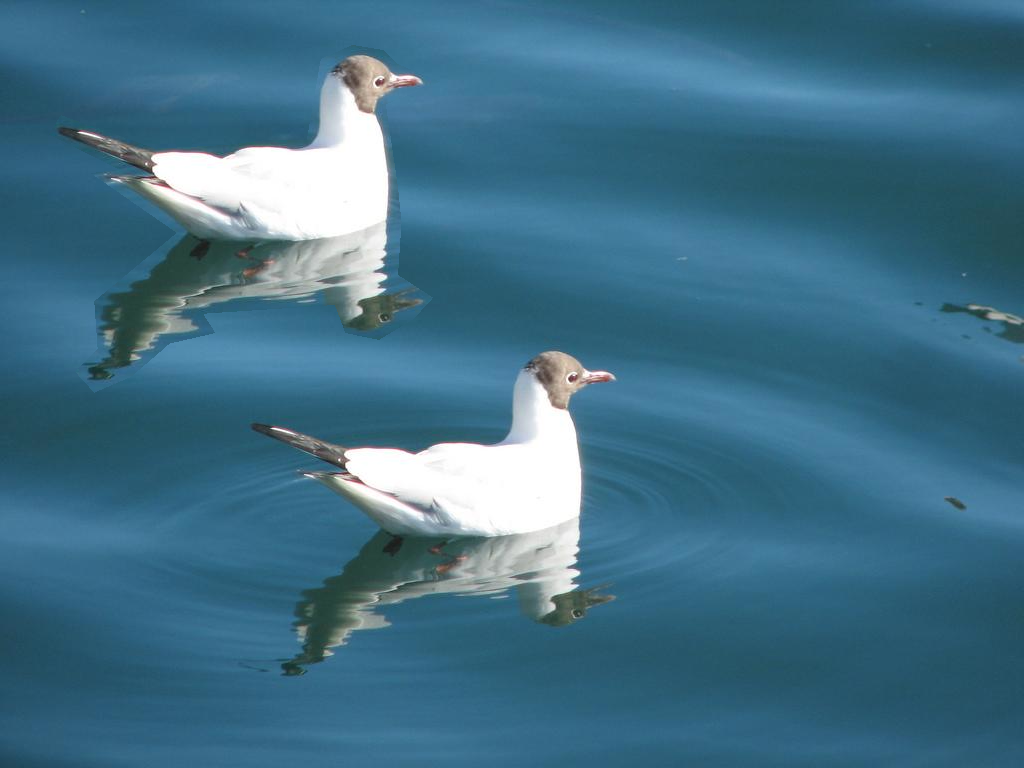
%> input picture im1_t.bmp, 1024 x 768 px
$ octave --eval "result = sifter(imread('../im1_t.bmp'));"   (GNU Octave 9; MATLAB toolbox functions it lacks are replaced by stand-ins)
%> lines starting %> are read from the running program, lines starting %| are printed output that depends on the picture; in (x1, y1, x2, y2) boxes, pixels count from 0 and x2, y2 are one past the last pixel; in counts of white or black regions, pixels touching at a corner belong together; the program's own positions count from 1
%% Initialization
%
%   for x = 1:10
%       disp(x)
%   end
%
% Here, the x-axis correspond to coloum, while the y-axis correspond to row
%clear all; close all;

function [copyimg_out,timestemp] = sifter(img)
tic;
%img = imread(filename);
[~,~,ColorChannel] = size(img);
%> ColorChannel = 3
if ColorChannel > 1
    img = rgb2gray(img);
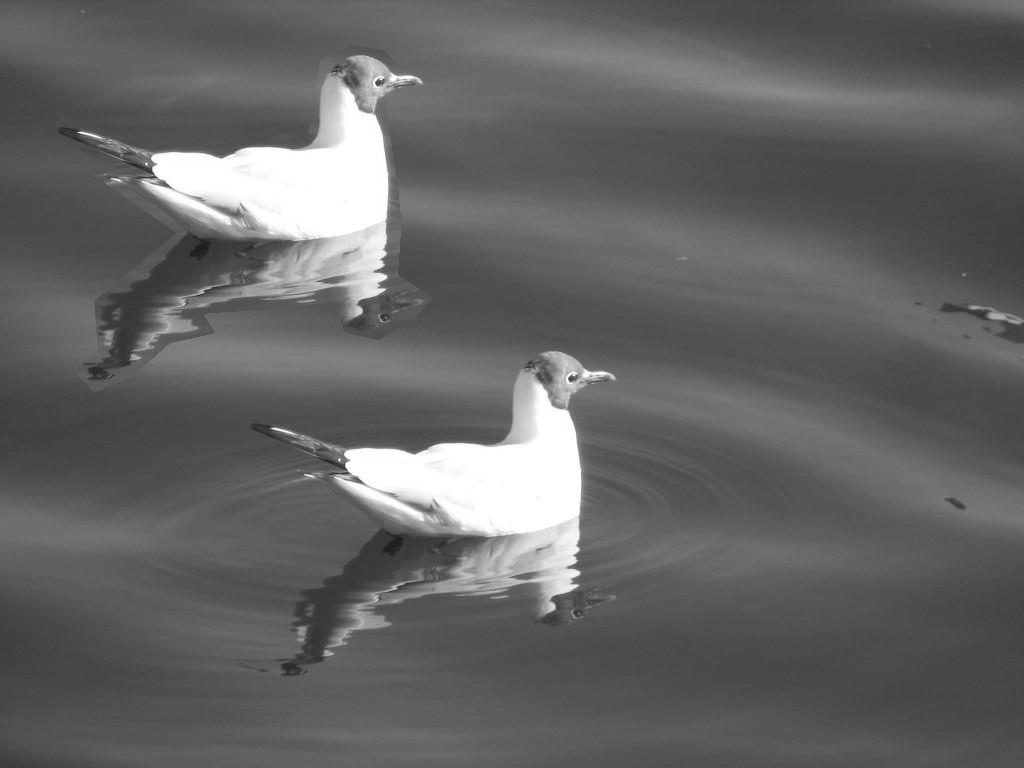
%> img: size 768x1024 uint8; min 27, max 255, mean 100.3
end
img = double(img)/255;
%> img: size 768x1024 double
ScaleSpaceNum = 3; % number of scale space intervals
SigmaOrigin = 2^0.5; % default sigma
ScaleFactor = 2^(1/ScaleSpaceNum);
StackNum = ScaleSpaceNum + 3; % number of stacks = number of scale space intervals + 3
OctaveNum = 3;
GaussianFilterSize = 21;
OctaveImage = {OctaveNum,StackNum}; % save the Gaussian-filtered results of image
OctaveImageDiff = {OctaveNum,StackNum-1}; % save the Difference of Gaussian-filtered results of image


% Gaussian Convolution of Images in Each Octave
ImgOctave = cell(OctaveNum,1);
for Octave = 1:OctaveNum
    Sigma = SigmaOrigin * 2^(Octave-1); % when up to a new octave, double the sigma
    ImgOctave{Octave} = imresize(img, 2^(-(Octave-1)));
    for s = 1:StackNum
        SigmaScale = Sigma * ScaleFactor^(s-2);
        % calculate Guassian kernel
        GaussianFilter = fspecial('gaussian',[GaussianFilterSize,GaussianFilterSize],SigmaScale);
        % do convolution with Gassian kernel
        OctaveImage{Octave,s} = imfilter(ImgOctave{Octave}, GaussianFilter,'symmetric');
    end
end
%> after the loop, ImgOctave = 3 items; OctaveImage = 18 items
% calculate difference of Gaussian (in original paper eq.1)
for Octave = 1:OctaveNum
    for s = 1:StackNum-1
        OctaveImageDiff{Octave,s} = OctaveImage{Octave,s+1} - OctaveImage{Octave,s};
    end
end
%> after the loop, OctaveImageDiff = 15 items
% Find the local minima and maxima between stacks
DiffMinMaxMap = cell(OctaveNum,StackNum-3);
for Octave = 1:OctaveNum
    for s = 2:size(OctaveImageDiff,2)-1
        CompareDiffImg = zeros(size(OctaveImage{Octave,1},1)-2,size(OctaveImage{Octave,1},2)-2,27);
        indx = 0; % 3rd dimension indx for CompareDiffImg
        for s2 = s-1:s+1
            for k = 1:9
                [i,j] = ind2sub([3,3],k);
                CompareDiffImg(:,:,indx+k) = OctaveImageDiff{Octave,s2}(i:end-3+i,j:end-3+j);
            end
            indx = indx + 9;
        end
        [~,MinMap] = min(CompareDiffImg,[],3);
        MinMap = (MinMap == 14);
        [~,MaxMap] = max(CompareDiffImg,[],3);
        MaxMap = (MaxMap == 14);
        DiffMinMaxMap{Octave,s-1} = MinMap + MaxMap; % the center indx is 9 + 5 = 14
    end
end
%> after the loop, DiffMinMaxMap = 9 items

% Accurate keypoint localization
UnstableExtremaThreshold = 0.03; % set the threshold as 0.03 (the same as the original paper)
DiffMinMaxMapAccurate = DiffMinMaxMap;
%> DiffMinMaxMapAccurate = 9 items
for Octave = 1:OctaveNum
    Sigma = SigmaOrigin * 2^(Octave-1);
    for DiffMinMaxMapIndx = 1:size(DiffMinMaxMap,2)
        Map = DiffMinMaxMap{Octave,DiffMinMaxMapIndx};
        SSCindx = find(Map); % Scale-Space-Corner Index
        if isempty(SSCindx)
            continue;
        end
        for ssc = 1:length(SSCindx)
            [Row,Col] = ind2sub([size(Map,1),size(Map,2)], SSCindx(ssc));
            if (Row <= 1) || (Row >= size(Map,1)) || (Col <= 1) || (Col >= size(Map,2))
                DiffMinMaxMapAccurate{Octave,DiffMinMaxMapIndx}(Row,Col) = 0; % discard out of matrix boundary
                continue;
            end
            RowDiff = OctaveImageDiff{Octave,DiffMinMaxMapIndx+1}(Row+1,Col) - OctaveImageDiff{Octave,DiffMinMaxMapIndx+1}(Row-1,Col);
            ColDiff = OctaveImageDiff{Octave,DiffMinMaxMapIndx+1}(Row,Col+1) - OctaveImageDiff{Octave,DiffMinMaxMapIndx+1}(Row,Col-1);
            ScaleDiff = OctaveImageDiff{Octave,DiffMinMaxMapIndx+2}(Row,Col) - OctaveImageDiff{Octave,DiffMinMaxMapIndx}(Row,Col);
            offset = [2; 2; Sigma * ScaleFactor^(DiffMinMaxMapIndx) - Sigma * ScaleFactor^(DiffMinMaxMapIndx-2)];
            DxHat = OctaveImageDiff{Octave,DiffMinMaxMapIndx+1}(Row,Col) + 0.5 * ([RowDiff,ColDiff,ScaleDiff] * offset);
            if abs(DxHat) < UnstableExtremaThreshold
                DiffMinMaxMapAccurate{Octave,DiffMinMaxMapIndx}(Row,Col) = 0; % discard unstable extrema
            end
        end
    end
end
% Eliminating edge responses
gamma = 10; % set the threshold gamma as 10 (the same as the original paper)
DetermineThreshold = (gamma + 1)^2 / gamma;
DiffMinMaxMapNoEdge = DiffMinMaxMapAccurate;
%> DiffMinMaxMapNoEdge = 9 items
for Octave = 1:OctaveNum
    for DiffMinMaxMapIndx = 1:size(DiffMinMaxMap,2)
        Map = DiffMinMaxMapAccurate{Octave,DiffMinMaxMapIndx};
        SSCindx = find(Map); % Scale-Space-Corner Index
        if isempty(SSCindx)
            continue;
        end
        for ssc = 1:length(SSCindx)
            [Row,Col] = ind2sub([size(Map,1),size(Map,2)], SSCindx(ssc));
            if (Row <= 1) || (Row >= size(Map,1)) || (Col <= 1) || (Col >= size(Map,2))
                DiffMinMaxMapNoEdge{Octave,DiffMinMaxMapIndx}(Row,Col) = 0; % discard out of matrix boundary
                continue;
            end
            Dyy = OctaveImageDiff{Octave,DiffMinMaxMapIndx+1}(Row+1,Col) - 2*OctaveImageDiff{Octave,DiffMinMaxMapIndx+1}(Row,Col) + OctaveImageDiff{Octave,DiffMinMaxMapIndx+1}(Row-1,Col);
            Dxx = OctaveImageDiff{Octave,DiffMinMaxMapIndx+1}(Row,Col+1) - 2*OctaveImageDiff{Octave,DiffMinMaxMapIndx+1}(Row,Col) + OctaveImageDiff{Octave,DiffMinMaxMapIndx+1}(Row,Col-1);
            Dxy = OctaveImageDiff{Octave,DiffMinMaxMapIndx+1}(Row-1,Col+1) - OctaveImageDiff{Octave,DiffMinMaxMapIndx+1}(Row-1,Col-1) - OctaveImageDiff{Octave,DiffMinMaxMapIndx+1}(Row+1,Col+1) + OctaveImageDiff{Octave,DiffMinMaxMapIndx+1}(Row+1,Col-1);
            TrH = Dxx + Dyy;
            DetH = Dxx*Dyy - Dxy^2;
            if ((TrH^2 / DetH) >= DetermineThreshold)
                DiffMinMaxMapNoEdge{Octave,DiffMinMaxMapIndx}(Row,Col) = 0; % discard unstable extrema
            end
        end
    end
end

% SIFT feature descriptors generation
% the patch size for dominant orientation calculation is 9;
% the patch size for feature transformation is 16;
DominantOrientation = cell(size(DiffMinMaxMap));
%> DominantOrientation = {[], [], [], [], [], [], [], [], []}
SIFT = cell(size(DiffMinMaxMap));
%> SIFT = {[], [], [], [], [], [], [], [], []}
for Octave = 1:OctaveNum
    Sigma = SigmaOrigin * 2^(Octave-1); % when up to a new octave, double the sigma
    for DiffMinMaxMapIndx = 1:size(DiffMinMaxMap,2)
        stack = DiffMinMaxMapIndx+1;
        SigmaScale = Sigma * ScaleFactor^(stack-2);
        GaussianSmoothedImage = OctaveImage{Octave,stack};
        Map = DiffMinMaxMapNoEdge{Octave,DiffMinMaxMapIndx};
        SSCindx = find(Map); % Scale-Space-Corner Index
        if isempty(SSCindx)
            continue;
        end
        DomOri = zeros(length(SSCindx),2,36); % first column is for sita, second column is for magnitude
        sift = zeros(length(SSCindx),128,36);
        for ssc = 1:length(SSCindx)
            [Row,Col] = ind2sub([size(Map,1),size(Map,2)], SSCindx(ssc));
            Row = Row+1; Col = Col+1; % offset = [1,1];
            if (Row <= 10) || (Row >= size(GaussianSmoothedImage,1)-8) || (Col <= 10) || (Col >= size(GaussianSmoothedImage,2)-8)
                % skip if out of boundary
                continue;
            end
            % magnitude and sita of sample points in the patch
            mag = ((GaussianSmoothedImage(Row-8:Row+7,Col-7:Col+8) - GaussianSmoothedImage(Row-8:Row+7,Col-9:Col+6)).^2 + (GaussianSmoothedImage(Row-7:Row+8,Col-8:Col+7) - GaussianSmoothedImage(Row-9:Row+6,Col-8:Col+7)).^2).^0.5;
            sita = atan2((GaussianSmoothedImage(Row-7:Row+8,Col-8:Col+7) - GaussianSmoothedImage(Row-9:Row+6,Col-8:Col+7)),(GaussianSmoothedImage(Row-8:Row+7,Col-7:Col+8) - GaussianSmoothedImage(Row-8:Row+7,Col-9:Col+6)));
            sita = mod(sita + 2*pi, 2*pi); % the range of atan2 function is -pi~pi, map it to 0~2*pi
            % Dominant orientation calculation
            GaussianFilter = fspecial('gaussian',[9,9],1.5*SigmaScale);
            Dmag = mag(5:13,5:13).* GaussianFilter; % magnitude is weighted by gaussian filter
            sitaquantize = mod(sita(5:13,5:13) + pi/36,2*pi);
            sitaquantize = floor(sitaquantize / (2*pi/36));
            sitabin = zeros(36,1);
            for patchindx = 1:9^2
                sitabin(sitaquantize(patchindx)+1) = sitabin(sitaquantize(patchindx)+1) + Dmag(patchindx);
            end
            maxsitabin = max(sitabin);
            DominantOriBin = find((sitabin / maxsitabin) >= 0.8); % duplicate the feature when non-maximum magnitude of orientation is also big
            DominantOriSita = (DominantOriBin-1)*(2*pi/36);
            DomOri(ssc,1,1:length(DominantOriSita)) = DominantOriSita;
            DomOri(ssc,2,1:length(DominantOriSita)) = sitabin((sitabin / maxsitabin) >= 0.8);
            % SIFT feature calculation
            for DomOriIndx = 1:length(DominantOriSita)
                GaussianFilter = fspecial('gaussian',[16,16],8);
                Smag = mag.* GaussianFilter;
                sitaquantize = mod(sita - DominantOriSita(DomOriIndx) + pi/8 + 2*pi,2*pi);
                sitaquantize = floor(sitaquantize / (2*pi/8));
                sitabin = zeros(8,4,4);
                for patchindx = 1:16^2
                    [row,col] = ind2sub([16,16], patchindx);
                    row = floor((row-1)/4)+1;
                    col = floor((col-1)/4)+1;
                    sitabin(sitaquantize(patchindx)+1,row,col) = sitabin(sitaquantize(patchindx)+1,row,col) + Smag(patchindx);
                end
                sitabin = bsxfun(@times,sitabin,sum(sitabin.^2,1).^(-0.5)); % normalize the vector
                sitabin(sitabin > 0.2) = 0.2; % threshold the maximum value as 0.2
                sitabin = bsxfun(@times,sitabin,sum(sitabin.^2,1).^(-0.5)); % renormalize
                sift(ssc,:,DomOriIndx) = sitabin(:);
            end
        end
        DominantOrientation{Octave,DiffMinMaxMapIndx} = DomOri;
        SIFT{Octave,DiffMinMaxMapIndx} = sift;
    end
end
%> after the loop, DominantOrientation = 9 items; SIFT = 9 items
%tic;
% Show results (this part of code is just for verification, and is a mess...)
% close all;
% imgtemp = img*0.5;
% imgtemp(2:end-1,2:end-1) = (imgtemp(2:end-1,2:end-1) + (DiffMinMaxMap{1,1}+DiffMinMaxMap{1,2}+DiffMinMaxMap{1,3}))*255;
% figure,imshow(uint8(imgtemp));
% imgtemp2 = img*0.5;
% imgtemp2(2:end-1,2:end-1) = (imgtemp2(2:end-1,2:end-1) + (DiffMinMaxMapAccurate{1,1}+DiffMinMaxMapAccurate{1,2}+DiffMinMaxMapAccurate{1,3}))*255;
% figure,imshow(uint8(imgtemp2));
% imgtemp3 = img*0.5;
% imgtemp3(2:end-1,2:end-1) = (imgtemp3(2:end-1,2:end-1) + (DiffMinMaxMapNoEdge{1,1}+DiffMinMaxMapNoEdge{1,2}+DiffMinMaxMapNoEdge{1,3}))*255;
% figure,imshow(uint8(imgtemp3));
imgtemp4 = img*0.5;
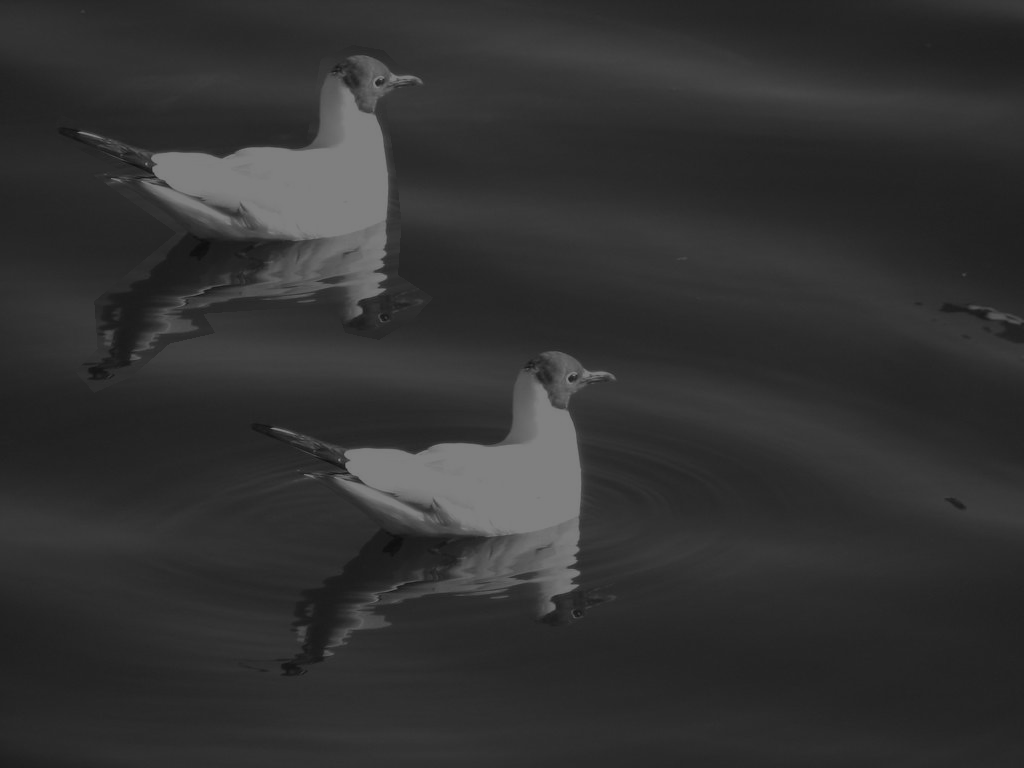
%> imgtemp4: size 768x1024 double; min 0.0529, max 0.5, mean 0.197
%figure,imshow(uint8(imgtemp4*255));
for i = 1:3
    for j = 1:3
        for k = 1:2
            if isempty(DominantOrientation{i,j})
                continue
            end
            DomOri = DominantOrientation{i,j}(:,:,k);
            DOx = cos(DomOri(:,1)).*DomOri(:,2)*200;
            DOy = sin(DomOri(:,1)).*DomOri(:,2)*200;
            Map = DiffMinMaxMapNoEdge{i,j};
            SSCindx = find(Map); % Scale-Space-Corner Index
            for ssc = 1:length(SSCindx)
                hold on;
                [Row,Col] = ind2sub([size(Map,1),size(Map,2)], SSCindx(ssc));
                Row = Row*2^(i-1)+1; Col = Col*2^(i-1)+1; % offset = [1,1];
                if (Row > size(img,1)) || (Col > size(img,2))
                    continue
                end
                quiver(Col,Row,DOx(ssc),DOy(ssc),'r')
            end
        end
    end
end
hold off;
%
imgtemp5 = img*0.5;
for i = 1:3
    for j = 1:3
        for k = 1:2
            if isempty(DominantOrientation{i,j})
                continue
            end
            Map = DiffMinMaxMapNoEdge{i,j};
            SSCindx = find(Map); % Scale-Space-Corner Index
            for ssc = 1:length(SSCindx)
                [Row,Col] = ind2sub([size(Map,1),size(Map,2)], SSCindx(ssc));
                Row = Row*2^(i-1)+1; Col = Col*2^(i-1)+1; % offset = [1,1];
                if (Row > size(img,1)) || (Col > size(img,2))
                    continue
                end
                imgtemp5(Row,Col) = 1;
            end
        end
    end
end
%> imgtemp5: size 768x1024 double; 0.03% of pixels changed, all inside (x1, y1, x2, y2) = (92, 58, 1012, 654)

copyimg_out = uint8(imgtemp5*255);
%> `result = sifter(imread('../im1_t.bmp'));`:
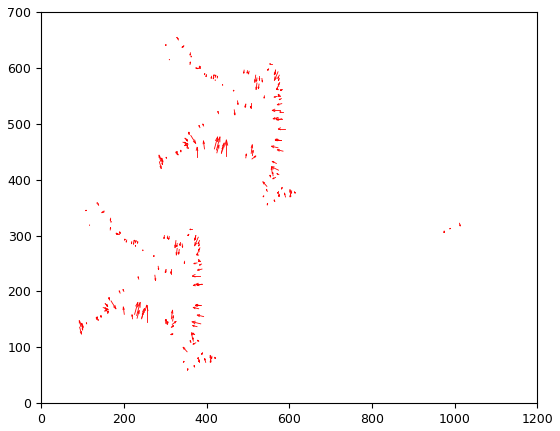
%> figure redrawn from the program's plot data
%figure,imshow(copyimg_out);

timestemp = toc;
%fprintf('\n time taken of output image: %.3f s\n',toc) ;
end
